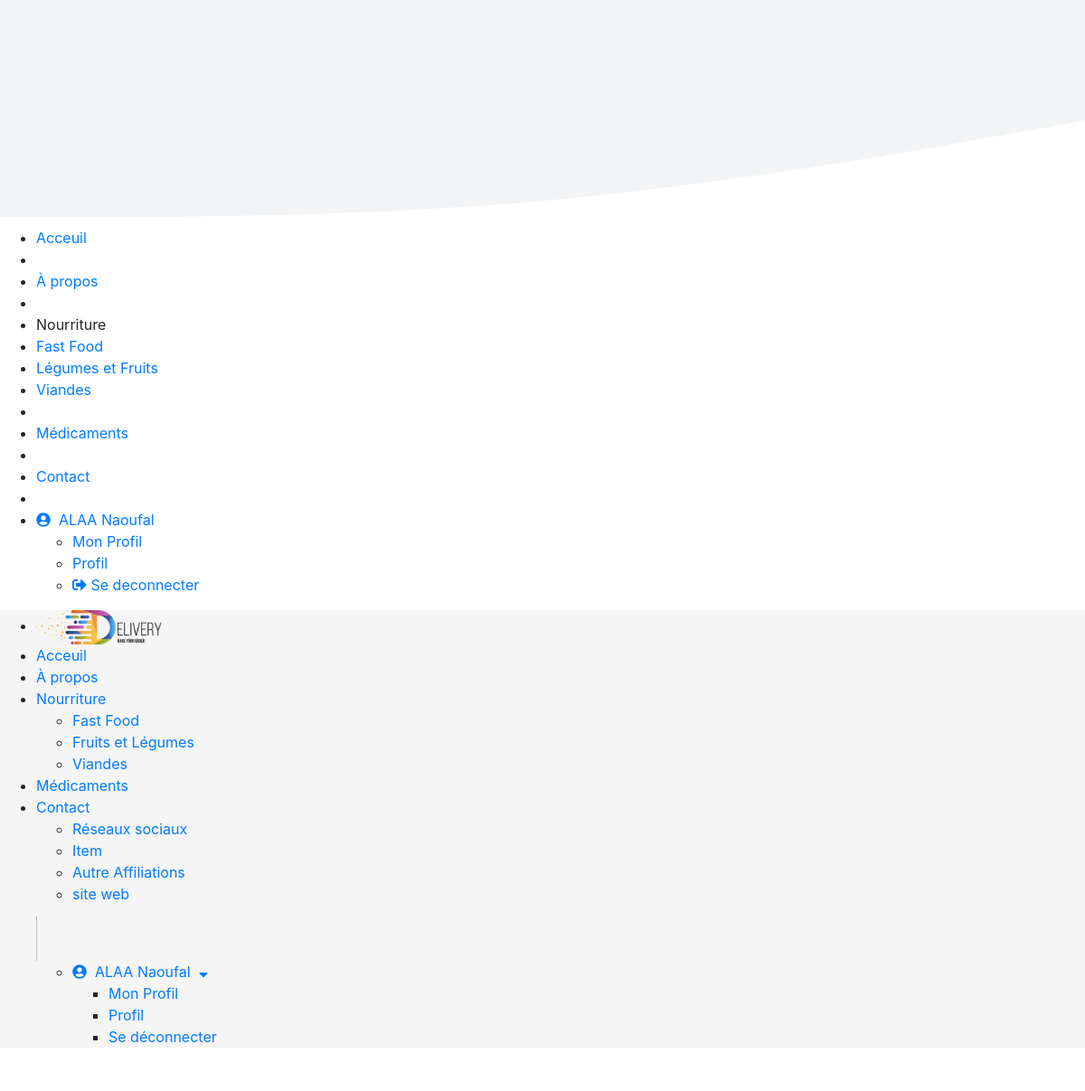
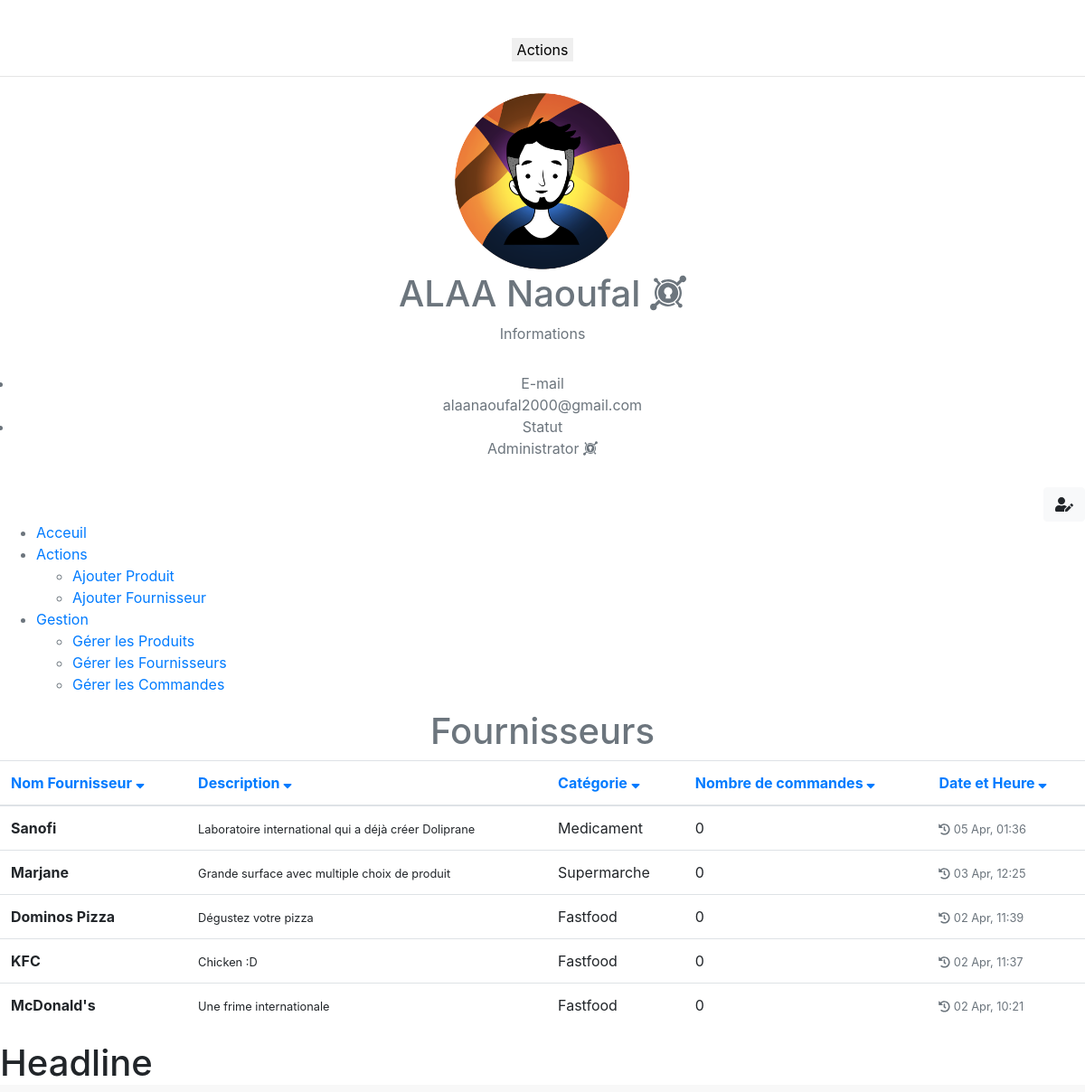
The app's page /admin/fournisseur.php (signed in) with its own data (2 pictures, top to bottom).
### tables this page shows
CREATE TABLE `fournisseur` (
  `nom_fournisseur` varchar(30) NOT NULL,
  `descript` text NOT NULL,
  `categorie` varchar(30) NOT NULL,
  `nbr_commandes` int(11) NOT NULL DEFAULT 0,
  `date_ajout` datetime NOT NULL
);

### admin/fournisseur.php (the view, shortened to what this page needs)
<?php
if(empty($_SESSION['id']) OR empty($_SESSION['cat'])){
    header('location: index.php');
}
else{
    $bdd = new PDO('mysql:host=127.0.0.1;dbname=delivery', 'root', '');
    if(isset($_GET['C']) AND isset($_GET['O'])){
        $C=$_GET['C'];
        $O=$_GET['O'];
      $fournisseur = $bdd->query('SELECT * FROM fournisseur ORDER BY '.$C.' '.$O);
      }
      else{
      $fournisseur = $bdd->query('SELECT * FROM fournisseur ORDER BY date_ajout DESC');
      }
    $requser = $bdd->prepare("SELECT * FROM administrateur WHERE id = ?");
      $requser->execute(array($_SESSION['id']));
      $userexist = $requser->rowCount();
    if($userexist==1){
    $admininfo=$bdd->prepare('SELECT * FROM administrateur WHERE id=?');
    $admininfo->execute(array($_SESSION['id']));
    $admin=$admininfo->fetch();
    $name=$admin['nom'].' '.$admin['prenom'];
    $email=$admin['email'];
    $profil='../assets/img/young.png';
?>
<!DOCTYPE html>
<html lang="en">
<head>
    <link rel="stylesheet" href="https://cdnjs.cloudflare.com/ajax/libs/uikit/3.3.7/css/uikit.min.css">
    <link rel="stylesheet" href="https://cdnjs.cloudflare.com/ajax/libs/font-awesome/5.13.0/css/all.min.css">
    <link href="https://stackpath.bootstrapcdn.com/bootstrap/4.4.1/css/bootstrap.min.css" rel="stylesheet">
    <link rel="stylesheet" href="../assets/css/style.css">
</head>
<body>
    <nav class="uk-navbar uk-navbar-container uk-hidden@m" style="z-index: 9999;">
           <a href="#offcanvas-slide" class="uk-button uk-button-default" uk-toggle style="position:abdolute;margin-bottom:-50px;border: 0;">
               <span uk-navbar-toggle-icon></span> <span class="uk-margin-small-left"><img src="../assets/img/delivery.png" width="100px" alt=""></span>
           </a>
           <div id="offcanvas-slide" uk-offcanvas>
           <div class="uk-offcanvas-bar">
               <ul class="uk-nav uk-nav-default">
                   <li><a href="#"><img src="../assets/img/logo.png" width="200px"></a></li>
                   <br>
                   <li class="uk-nav-header"><a href="../index.php">Acceuil</a></li>
                   <li class="uk-nav-divider"></li>
                   <li class="uk-nav-header"><a href="../index.php#propos">À propos</a></li>
                   <li class="uk-nav-divider"></li>
                   <li class="uk-nav-header">Nourriture</li>
                   <li><a href="../produit.php">Fast Food</a></li>
                   <li><a href="../produit.php">Légumes et Fruits</a></li>
                   <li><a href="../produit.php">Viandes</a></li>
                   <li class="uk-nav-divider"></li>
                   <li class="uk-nav-header"><a href="../medicament.php">Médicaments</a></li>
                   <li class="uk-nav-divider"></li>
                   <li class="uk-nav-header"><a href="../contact.php">Contact</a></li>
                   <li class="uk-nav-divider"></li>
               <li>
               <a href="#"><i class="fas fa-user-circle"></i>&nbsp; <?=$name ?></a>
                <div class="uk-navbar-dropdown">
                    <ul class="uk-nav uk-navbar-dropdown-nav">
                        <li class="uk-active"><a href="#">Mon Profil</a></li>
                        <li><a href="profile.php?id=<?=$_SESSION['id']?>"><span uk-icon="icon: cog; ratio: 2"></span></i> Profil</a></li>
                        <li><a href="../deconnexion.php?id=<?=$_SESSION['id']?>"><i class="fas fa-sign-out-alt"></i> Se deconnecter</a></li>
                        </ul>
                </div>
                </li>
        </ul>
           </div>
       </div>
   </nav>
    <div uk-sticky="sel-target: .uk-navbar-container; cls-active: uk-navbar-sticky; bottom: #transparent-sticky-navbar">
        <nav class="uk-navbar-container uk-navbar-default uk-visible@m" uk-navbar="mode: click" style="background-color: rgba(241,241,241,0.7)">
        <div class="uk-navbar-center">
                    <ul class="uk-navbar-nav">
                    <li><a href="#"><img src="../assets/img/delivery.png" width="150px"></a></li>
                    <li><a href="../index.php">Acceuil</a></li>
                        <li><a href="../index.php#propos">À propos</a></li>
                        <li>
                            <a href="#">Nourriture</a>
                            <div class="uk-navbar-dropdown">
                                <ul class="uk-nav uk-navbar-dropdown-nav">
                                    <li><a href="../fastfood.php">Fast Food</a></li>
                                    <li><a href="../legumefruit.php">Fruits et Légumes</a></li>
                                    <li><a href="../viande.php">Viandes</a></li>
                                </ul>
                            </div>
                        </li>
                        <li><a href="../medicament.php">Médicaments</a></li>
                        <li>
                <a href="">Contact</a>
                <div class="uk-navbar-dropdown uk-navbar-dropdown-width-2">
                        <div class="uk-navbar-dropdown-grid uk-child-width-1-2" uk-grid>
                            <div>
                                <ul class="uk-nav uk-navbar-dropdown-nav">
                                    <li class="uk-active"><a href="#">Réseaux sociaux</a></li>
                                    <li><a href="#">Item</a></li>
                                </ul>
                            </div>
                            <div>
                                <ul class="uk-nav uk-navbar-dropdown-nav">
                                    <li class="uk-active"><a href="#">Autre Affiliations</a></li>
                                    <li><a href="#">site web</a></li>
                                </ul>
                            </div>
                        </div>
                    </div>
            </li>
        <div style="border-left:1px grey solid;height:50px;margin-top:12px;opacity:0.5"></div>
                <div class="uk-navbar-right">
                <ul class="uk-navbar-nav">
                    <li  class="uk-active">
                    <a href="#"><i class="fas fa-user-circle"></i>&nbsp; <?=$name ?> &nbsp;<i class="fas fa-sort-down"></i></a>
                <div class="uk-navbar-dropdown uk-width-large">
                    <ul class="uk-nav uk-navbar-dropdown-nav">
                        <li class="uk-active"><a href="#">Mon Profil</a></li>
                        <li><a href="profile.php?id=<?=$_SESSION['id']?>">Profil</a></li>
                        <li><a href="deconnexion.php">Se déconnecter</a></li>
                    </ul>
                </div>
                    </li>
                </ul>
            </div>
                        </ul>
                    </div>
                </nav>
        </div>
<br>
<svg xmlns="http://www.w3.org/2000/svg" viewBox="0 0 1440 320" style="position:absolute;top:0px"><path fill="#f3f4f5" fill-opacity="1" d="M0,288L120,288C240,288,480,288,720,266.7C960,245,1200,203,1320,181.3L1440,160L1440,0L1320,0C1200,0,960,0,720,0C480,0,240,0,120,0L0,0Z"></path></svg>
<div class="uk-grid-divider uk-child-width-expand@s text-muted" style="margin-top:50px" uk-grid="parallax: 50">
    <div align="center" class="uk-width-auto@m">
        <button align="left" class="uk-button uk-button-default uk-margin-small-right" style="border:0;" type="button" uk-toggle="target: #offcanvas-nav-primary"><span uk-icon="menu"></span> Actions</button>
        <hr class="uk-divider-small">
        <div class="uk-width-auto">
                <img class="uk-border-circle" width="200" height="200" src="<?=$profil?>">
        </div>
        <h1 class="uk-text-lead"><?=$name?> <i class="fab fa-keycdn"></i></h1>
        <p>Informations</p>
        <ul class="uk-list uk-list-divider" style="padding:15px">
            <li>
                <div class="uk-grid-small" uk-grid>
                    <div class="uk-width-expand" uk-leader>E-mail</div>
                    <div><?=$email?></div>
                </div>
            </li>
            <li>
                <div class="uk-grid-small" uk-grid>
                    <div class="uk-width-expand" uk-leader>Statut</div>
                    <div>Administrator <i class="fab fa-keycdn"></i></div>
                </div>
            </li>
        </ul>
            <div align="right">
                <a href="modify.php?id=<?=$_SESSION['id'] ?>" class="btn btn-light"><i class="fas fa-user-edit"></i></a>
            </div>
            <div id="offcanvas-nav-primary" class="uk-dark" uk-offcanvas="overlay: true" align="left">
                <div align="left" class="uk-offcanvas-bar uk-flex uk-flex-column">
                    <ul class="uk-nav uk-nav-primary uk-margin-auto-vertical" align="left">
                        <li><a href="profile.php?id=<?=$_SESSION['id'] ?>">Acceuil</a></li>
                        <li class="uk-parent">
                            <a href="#">Actions</a>
                            <ul class="uk-nav-sub">
                                <li><a href="ajouterprod.php"><span uk-icon="plus"></span> Ajouter Produit</a></li>
                                <li><a href="ajouterfour.php"><span uk-icon="plus"></span> Ajouter Fournisseur</a></li>
                            </ul>
                        </li>
                        <li class="uk-parent uk-active">
                            <a href="#"><span uk-icon="chevron-right"></span> Gestion</a>
                            <ul class="uk-nav-sub">
                                <li><a href="produits.php?id=<?=$_SESSION['id']?>"><span uk-icon="pencil"></span> Gérer les Produits</a></li>
                                <li><a href="fournisseur.php"><span uk-icon="pencil"></span> Gérer les Fournisseurs</a></li>
                                <li><a href="commandes.php"><span uk-icon="pencil"></span> Gérer les Commandes</a></li>
                            </ul>
                        </li>
                    </ul>
                </div>
            </div>
        <?php }?>
    </div>
    <div align="center" class="uk-width-expand@m">
        <h1 class="uk-text-lead">Fournisseurs <span class="uk-label uk-label-success"></span></h1>
        <div class="table-responsive">
                <table class="table table-hover">
                    <thead>
                        <tr>
                        <th scope="col"><a href="fournisseur.php?C=nom_fournisseur&O=<?php if(isset($O) AND isset($C) AND $C=="nom_fournisseur" AND $O=="ASC"){echo'DESC';} else{?>ASC<?php }?>"> Nom Fournisseur <?php if(isset($O) AND isset($C) AND $C=="nom_founrisseur" AND $O=="DESC" ){echo' <i class="fas fa-sort-up"></i>';} else{echo' <i class="fas fa-sort-down"></i>';} ?></a></th>
                        <th scope="col"><a href="fournisseur.php?C=descript&O=<?php if(isset($O) AND isset($C) AND $C=="descript" AND $O=="ASC"){echo'DESC';} else{?>ASC<?php }?>"> Description <?php if(isset($O) AND isset($C) AND $C=="descript" AND $O=="DESC" ){echo' <i class="fas fa-sort-up"></i>';} else{echo' <i class="fas fa-sort-down"></i>';} ?></a></th>
                        <th scope="col"><a href="fournisseur.php?C=categorie&O=<?php if(isset($O) AND isset($C) AND $C=="categorie" AND $O=="ASC"){echo'DESC';} else{?>ASC<?php }?>"> Catégorie <?php if(isset($O) AND isset($C) AND $C=="categorie" AND $O=="DESC" ){echo' <i class="fas fa-sort-up"></i>';} else{echo' <i class="fas fa-sort-down"></i>';} ?></a></th>
                        <th scope="col"><a href="fournisseur.php?C=nbr_commandes&O=<?php if(isset($O) AND isset($C) AND $C=="nbr_commandes" AND $O=="ASC"){echo'DESC';} else{?>ASC<?php }?>"> Nombre de commandes <?php if(isset($O) AND isset($C) AND $C=="nbr_commandes" AND $O=="DESC" ){echo' <i class="fas fa-sort-up"></i>';} else{echo' <i class="fas fa-sort-down"></i>';} ?></a></th>
                        <th scope="col"><a href="fournisseur.php?C=date_ajout&O=<?php if(isset($O) AND isset($C) AND $C=="date_ajout" AND $O=="ASC"){echo'DESC';} else{?>ASC<?php }?>"> Date et Heure <?php if(isset($O) AND isset($C) AND $C=="date_ajout" AND $O=="DESC" ){echo' <i class="fas fa-sort-up"></i>';} else{echo' <i class="fas fa-sort-down"></i>';} ?></a></th>
                        </tr>
                    </thead>
                    <tbody>
                    <?php
                        while($four=$fournisseur->fetch()){
                            $time=strtotime($four['date_ajout']);
                            $nomf=$four['nom_fournisseur'];
                            $descript=$four['descript'];
                            $nbrc=$four['nbr_commandes'];
                            $cat=$four['categorie'];
                    ?>
                        <tr>
                        <th scope="row"><?=$nomf ?></th>
                        <td><small><?=$descript ?></small></td>
                        <td><?=$cat ?></td>
                        <td><?=$nbrc ?></td>
                    <td>
                            <small class="text-muted">
                        <?php
                                $now=time();
                                $diff=$now - $time;
                                $diff=intval($diff/60);
                                $hours=intval($diff/60);
                                $days=intval($diff/1440);
                                if($days<1){
                                if($hours>=1){
                                    ?>
                                <i class="fas fa-history"></i> Il y a environ <?=$hours ?> h
                                <?php }
                                if($diff<1){
                                ?>
                            <i class="fas fa-history"></i> Il y a environ <?=$diff*60 ?> sec
                            <?php
                                }
                                elseif($diff>=1 && $hours<1){
                            ?>
                            <i class="fas fa-history"></i> Il y a environ <?=$diff ?> min
                            <?php
                            }
                            }
                            else{
                                if($days<30){
                            ?>
                            <i class="fas fa-history"></i> Il y a <?=$days ?> jour<?php if($days>1){echo's';}
                            }
                            elseif($days<60 AND $days>=30){
                                ?>
                              <i class="fas fa-history"></i>  Il y a <?=intval($days/30) ?> mois
                            <?php }
                            elseif($days>60){
                            ?>
                               <i class="fas fa-history"></i>  <?=date("d M",$time)?>, <?= date("h:i",$time) ?>
                            <?php }}?>
                            </small>
                    </td>
                        </tr>
                        <?php }?>
                    </tbody>
            </table>
        </div>
    </div>
</div>
<div class="uk-height-large uk-background-cover uk-light uk-flex uk-flex-top" uk-parallax="bgy: -200" style="background-image: url('images/dark.jpg');">
    <h1 class="uk-width-1-2@m uk-text-center uk-margin-auto uk-margin-auto-vertical" uk-parallax="y: 100,0">Headline</h1>
</div>
</body>
</html>
<?php
}
?>

### loader.php (style rules this page uses)
html { -webkit-font-smoothing: antialiased; background:#F8F8F8 }
* { box-sizing: border-box; }
*:before, *:after { box-sizing: border-box; }

### records on screen
fournisseur: nom_fournisseur "Sanofi", descript "Laboratoire international qui a déjà créer Doliprane", categorie "Medicament", nbr_commandes "0", date_ajout "05 Apr", date_ajout "01:36"
fournisseur: nom_fournisseur "Marjane", descript "Grande surface avec multiple choix de produit", categorie "Supermarche", nbr_commandes "0", date_ajout "03 Apr", date_ajout "12:25"
fournisseur: nom_fournisseur "Dominos Pizza", descript "Dégustez votre pizza", categorie "Fastfood", nbr_commandes "0", date_ajout "02 Apr", date_ajout "11:39"
fournisseur: nom_fournisseur "KFC", descript "Chicken :D", categorie "Fastfood", nbr_commandes "0", date_ajout "02 Apr", date_ajout "11:37"
fournisseur: nom_fournisseur "McDonald's", descript "Une frime internationale", categorie "Fastfood", nbr_commandes "0", date_ajout "02 Apr", date_ajout "10:21"

### other values on screen
$name "ALAA Naoufal"
$email "alaanaoufal2000@gmail.com"
